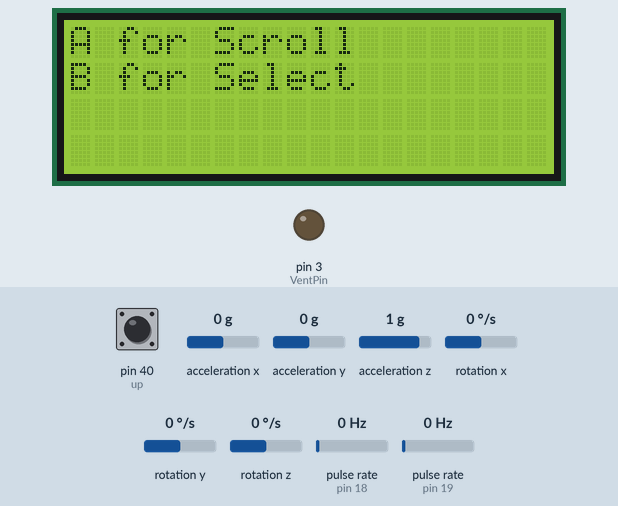
Simulated run of this sketch. Board: Arduino Mega 2560, built with avr-gcc and run on an emulated ATmega2560. Shown: 20×4 character LCD, output pins drawn as LEDs (lit = HIGH). Wiring (inferred from the names in the program): 2 × pulse sensor: data pin 18 / data pin 19. The inputs (shaded band) are chosen by the test bench; at power-on: pin 40 (up) LOW, acceleration x 0 g, acceleration y 0 g, acceleration z 1 g, rotation x 0 °/s, rotation y 0 °/s, rotation z 0 °/s, pulse rate (sensors on pin 18, pin 19) 0 Hz. What the sketch prints to the serial monitor is not drawn.

Above: at 1.2 s.
1.3 s: pin 40 (up) pulled HIGH for 0.15 s
At 1.6 s:
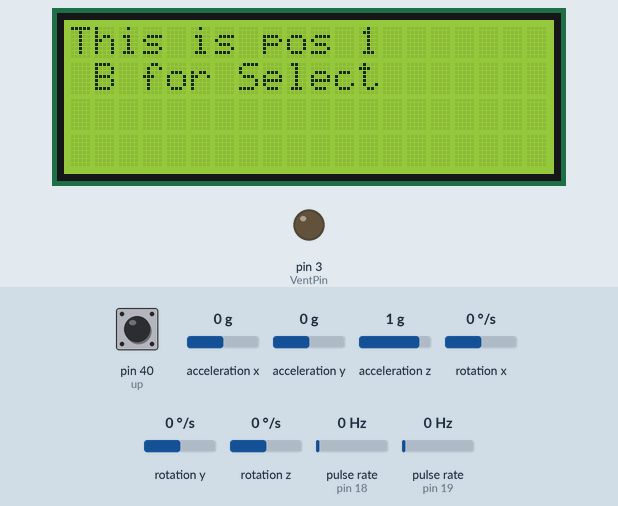
2.9 s: pin 40 (up) pulled HIGH for 1 s
Timing chart, 0 to 5.9 s (numbered marks = the images above; inputs shaded):
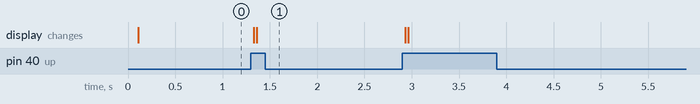

The sketch:

first.ino
```cpp
// Arduino Wire library is required if I2Cdev I2CDEV_ARDUINO_WIRE implementation
// is used in I2Cdev.h
#include "Wire.h"
#include <LiquidCrystal_I2C.h>
// I2Cdev and MPU6050 libraries required
#include "I2Cdev.h"
#include "MPU6050.h"
#include <AFMotor.h>

// class default I2C address is 0x68
// specific I2C addresses may be passed as a parameter here
// AD0 low = 0x68 (default for InvenSense evaluation board)
// AD0 high = 0x69
MPU6050 accelgyro;
AF_DCMotor motor(4);
LiquidCrystal_I2C lcd(0x27,20,4);

int16_t ax, ay, az;
int16_t gx, gy, gz;
double output;
double intError;
double rateError;
double error;
word VentPin = 3;
double kp;
double kd;
double ki;
double currentTime;
double elapsedTime;
double previousTime;
double angle;
double setpoint;
double lastError;

//encoder variables//
int encoderPin1 = 18;
int encoderPin2 = 19;
volatile int lastEncoded = 0;
volatile long encoderValue = 0;
long lastencoderValue = 0;
int lastMSB = 0;
int lastLSB = 0;

//Constants for LCD

const int up = 40;        //Up button
boolean current_up = LOW; //Currant state
boolean last_up=LOW;      //Last state
int page_counter=1 ;      //page counter variable

void setup() {
    // join I2C bus (I2Cdev library doesn't do this automatically)
    Wire.begin();

    // initialize serial communication
    // (38400 chosen because it works as well at 8MHz as it does at 16MHz, but
    // it's really up to you depending on your project)
    Serial.begin(38400);

    // initialize device
    Serial.println("Initializing I2C devices...");
    accelgyro.initialize();

    // verify connection
    Serial.println("Testing device connections...");
    Serial.println(accelgyro.testConnection() ? "MPU6050 connection successful" : "MPU6050 connection failed");

    // configure Arduino LED for
    pinMode(up, INPUT);
    pinMode(VentPin, OUTPUT);
    pinMode(encoderPin1, INPUT);
    pinMode(encoderPin2, INPUT);

    pwm25kHzBegin();
    lcd.init();
    lcd.backlight();

      //the model of encoder is with open-collector output
  digitalWrite(encoderPin1, HIGH); //turn pullup resistor on
  digitalWrite(encoderPin2, HIGH); //turn pullup resistor on

    //call updateEncoder() when any high/low changed seen
  //on interrupt 0 (pin 2), or interrupt 1 (pin 3)
  attachInterrupt(4, updateEncoder, CHANGE);
  attachInterrupt(5, updateEncoder, CHANGE);
}


//function for detecting button change//
boolean debounce(boolean last, int pin)
{
boolean current = digitalRead(pin);
if (last != current)
{
delay(5);
current = digitalRead(pin);
}
return current;
}
//End of function//


void loop() {
 setpoint = 30;
 kp=1;
 accelgyro.getMotion6(&ax, &ay, &az, &gx, &gy, &gz);
 currentTime = millis();
 elapsedTime = (double)(currentTime - previousTime);
 elapsedTime = elapsedTime/1000;
 Serial.print("Yaw angle:");
 Serial.print(encoderValue*0.225);

  current_up = debounce(last_up, up); //Debounce for Up button

  if (last_up== LOW && current_up == HIGH){  //When up button is pressed
      lcd.clear();                     //When page is changed, lcd clear to print new page
      if(page_counter <9){              //Page counter never higher than 3(total of pages)
      page_counter= page_counter +1;   //Page up

      }
      else{
      page_counter = 1;
      }
  }
  last_up=current_up; //store the last state of button

 angle = (atan2(ay,az))*RAD_TO_DEG; //function for degree calculation

 error = setpoint - angle;

 /////// Equation calculating integral error ///////
intError += error * elapsedTime;

/////// Equation calculating derivative error ///////
rateError = (error - lastError)/elapsedTime;

/////// Equation calculating PID controller output ///////
output = error*kp + intError*ki + rateError*kd;

/////// Constraining the output to not exceed the maximum speed of motors ///////
output = constrain(output,1.25,100);//constrain the output

/////// Setting motor speed to the output of the PID controller ///////

Serial.print("    Pitch angle:");
Serial.println(angle);
delay(10);
pwmDuty(50); // speed control% (range = 0-79 = 1.25-100%)

switch (page_counter) {

    case 1:{     //Design of home page 1
      lcd.setCursor(0,0);
      lcd.print("A for Scroll");
      lcd.setCursor(0,1);
      lcd.print("B for Select");
    }
    break;

    case 2: { //Design of page 2
     lcd.setCursor(0,0);
     lcd.print("This is pos 1");
     lcd.setCursor(1,1);
     lcd.print("B for Select");
    }
    break;

    case 3: {   //Design of page 3
     lcd.setCursor(0,0);
     lcd.print("This is pos 2");
     lcd.setCursor(1,1);
     lcd.print("B for Select");
    }
    break;

     case 4: {   //Design of page 4
     lcd.setCursor(0,0);
     lcd.print("This is pos 3");
     lcd.setCursor(1,1);
     lcd.print("B for Select");
    }
    break;

     case 5: {   //Design of page 5
     lcd.setCursor(0,0);
     lcd.print("This is pos 4");
     lcd.setCursor(1,1);
     lcd.print("B for Select");
    }
    break;

     case 6: {   //Design of page 6
     lcd.setCursor(0,0);
     lcd.print("This is pos 5");
     lcd.setCursor(1,1);
     lcd.print("B for Select");
    }
    break;

     case 7: {   //Design of page 7
     lcd.setCursor(0,0);
     lcd.print("This is pos 6");
     lcd.setCursor(1,1);
     lcd.print("B for Select");
    }
    break;

     case 8: {   //Design of page 8
     lcd.setCursor(0,0);
     lcd.print("This is pos 7");
     lcd.setCursor(1,1);
     lcd.print("B for Select");
    }
    break;

    case 9: {   //Design of page 9
     lcd.setCursor(0,0);
     lcd.print("Automode");
     lcd.setCursor(1,1);
     lcd.print("RUNING..");
    }
    break;


  }//switch end


previousTime = currentTime;
lastError = error;
}

void pwm25kHzBegin() {
  TCCR2A = 0;                               // TC2 Control Register A
  TCCR2B = 0;                               // TC2 Control Register B
  TIMSK2 = 0;                               // TC2 Interrupt Mask Register
  TIFR2 = 0;                                // TC2 Interrupt Flag Register
  TCCR2A |= (1 << COM2B1) | (1 << WGM21) | (1 << WGM20);  // OC2B cleared/set on match when up/down counting, fast PWM
  TCCR2B |= (1 << WGM22) | (1 << CS21);     // prescaler 8
  OCR2A = 79;                               // TOP overflow value (Hz)
  OCR2B = 0;
}

void pwmDuty(byte ocrb) {
  OCR2B = ocrb;                             // PWM Width (duty)
}

void updateEncoder(){
  int MSB = digitalRead(encoderPin1); //MSB = most significant bit
  int LSB = digitalRead(encoderPin2); //LSB = least significant bit

//Serial.print(MSB); Serial.print("\t");
//Serial.print(LSB); Serial.print("\t");

  int encoded = (MSB << 1) |LSB; //converting the 2 pin value to single number
  int sum  = (lastEncoded << 2) | encoded; //adding it to the previous encoded value

  if(sum == 0b1101 || sum == 0b0100 || sum == 0b0010 || sum == 0b1011) encoderValue ++;
  if(sum == 0b1110 || sum == 0b0111 || sum == 0b0001 || sum == 0b1000) encoderValue --;

  lastEncoded = encoded; //store this value for next time
}
```

Measured:
- after the input at 1.3 s, the display: first changes at once (image 1 shows a later state)
